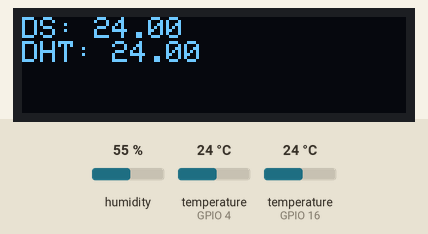
Recording of a sketch running on a simulated ESP32. Shown: 128×32 one-colour display. The inputs (shaded band) are chosen by the test bench; at power-on: humidity 55 %, temperature (sensors on GPIO 4, GPIO 16) 24 °C. WiFi joins after 1.5 s; servers stay silent unless stated; what the sketch prints to the serial monitor is not drawn.

Above: at 5.9 s.

The sketch:

thingspeak-http.ino
```cpp
// #define PRINT_DEBUG_MESSAGES // not necessary but useful for debugging TS library

#include "tscert.h"

#include <Wire.h>
#include <Adafruit_SSD1306.h>

#include <DHT.h>
#include <OneWire.h>
#include <DallasTemperature.h>
#include <WiFi.h>
#include <ThingSpeak.h> // unbedingt nach der WiFi-Bibliothek einbinden


#define DHT_PIN 4
#define ONE_WIRE_BUS 16
#define DHTTYPE DHT11

DHT dht(DHT_PIN, DHTTYPE);

OneWire oneWire(ONE_WIRE_BUS);
DallasTemperature sensors(&oneWire);

#define SCREEN_WIDTH 128 // OLED display width, in pixels
#define SCREEN_HEIGHT 32 // OLED display height, in pixels

// Declaration for an SSD1306 display connected to I2C (SDA, SCL pins)
Adafruit_SSD1306 oled(SCREEN_WIDTH, SCREEN_HEIGHT, &Wire, -1);

// WLAN-Zugangsdaten
const char* ssid = "CPSLABOR-Z";
const char* password = "Z123456789Z";

WiFiClient client;

// auf den jew. ThingSpeak-Kanal anpassen, hier MAT
unsigned long tsChannelNumber = 0;
const char* tsWriteAPIKey = "YOURKEYHERE";


void setup(void){

  Serial.begin(115200);
  dht.begin(); // init DHT sensor
  sensors.begin(); // init DS18B20 sensors on OneWire bus
  if(!oled.begin(SSD1306_SWITCHCAPVCC, 0x3C)) { // init OLED display
    Serial.println(F("SSD1306 allocation failed"));
    for(;;);
  }

  connectWiFi();

  // ThingSpeak API wird initialisiert
  ThingSpeak.begin(client);

}

void connectWiFi() {

  WiFi.mode(WIFI_STA);
  Serial.print("Connecting to " + String(ssid));
  while(WiFi.status() != WL_CONNECTED){
    Serial.print(".");
    WiFi.begin(ssid, password);
    delay(5000);
  }
  Serial.println("\nConnected.");
  Serial.print("IP: ");
  Serial.println(WiFi.localIP());
}


void loop(void){

  sensors.requestTemperatures(); // Send the command to get temperatures
  String tmpDS = String(sensors.getTempCByIndex(0));
  Serial.print("Sensor 1(*C): ");
  Serial.println(tmpDS);

  float tmp = dht.readTemperature();
  String tmpDHT = "0";
  if (!isnan(tmp)) {
    tmpDHT = tmp;
  }
  Serial.print("Sensor 2(*C): ");
  Serial.println(tmpDHT);

  oled.clearDisplay();
  oled.setTextSize(1);
  oled.setTextColor(WHITE);
  oled.setCursor(0, 0);
  oled.println("DS: " + tmpDS);
  oled.println("DHT: " + tmpDHT);
  oled.display();

  ThingSpeak.setField(1, tmpDS);
  ThingSpeak.setField(2, tmpDHT);
  int ret = ThingSpeak.writeFields(tsChannelNumber, tsWriteAPIKey);

  if(ret == 200){
    Serial.println("Channel update successful.");
  } else {
    Serial.println("Problem updating channel. HTTP error code " + String(ret));
  }

  delay(30000);
}
```

tscert.h
```cpp
#ifndef TSCERT_H
#define TSCERT_H

const char * PROGMEM thingspeak_ca_cert = \
"-----BEGIN CERTIFICATE-----\n" \
"MIIDjjCCAnagAwIBAgIQAzrx5qcRqaC7KGSxHQn65TANBgkqhkiG9w0BAQsFADBh\n" \
"MQswCQYDVQQGEwJVUzEVMBMGA1UEChMMRGlnaUNlcnQgSW5jMRkwFwYDVQQLExB3\n" \
"d3cuZGlnaWNlcnQuY29tMSAwHgYDVQQDExdEaWdpQ2VydCBHbG9iYWwgUm9vdCBH\n" \
"MjAeFw0xMzA4MDExMjAwMDBaFw0zODAxMTUxMjAwMDBaMGExCzAJBgNVBAYTAlVT\n" \
"MRUwEwYDVQQKEwxEaWdpQ2VydCBJbmMxGTAXBgNVBAsTEHd3dy5kaWdpY2VydC5j\n" \
"b20xIDAeBgNVBAMTF0RpZ2lDZXJ0IEdsb2JhbCBSb290IEcyMIIBIjANBgkqhkiG\n" \
"9w0BAQEFAAOCAQ8AMIIBCgKCAQEAuzfNNNx7a8myaJCtSnX/RrohCgiN9RlUyfuI\n" \
"2/Ou8jqJkTx65qsGGmvPrC3oXgkkRLpimn7Wo6h+4FR1IAWsULecYxpsMNzaHxmx\n" \
"1x7e/dfgy5SDN67sH0NO3Xss0r0upS/kqbitOtSZpLYl6ZtrAGCSYP9PIUkY92eQ\n" \
"q2EGnI/yuum06ZIya7XzV+hdG82MHauVBJVJ8zUtluNJbd134/tJS7SsVQepj5Wz\n" \
"tCO7TG1F8PapspUwtP1MVYwnSlcUfIKdzXOS0xZKBgyMUNGPHgm+F6HmIcr9g+UQ\n" \
"vIOlCsRnKPZzFBQ9RnbDhxSJITRNrw9FDKZJobq7nMWxM4MphQIDAQABo0IwQDAP\n" \
"BgNVHRMBAf8EBTADAQH/MA4GA1UdDwEB/wQEAwIBhjAdBgNVHQ4EFgQUTiJUIBiV\n" \
"5uNu5g/6+rkS7QYXjzkwDQYJKoZIhvcNAQELBQADggEBAGBnKJRvDkhj6zHd6mcY\n" \
"1Yl9PMWLSn/pvtsrF9+wX3N3KjITOYFnQoQj8kVnNeyIv/iPsGEMNKSuIEyExtv4\n" \
"NeF22d+mQrvHRAiGfzZ0JFrabA0UWTW98kndth/Jsw1HKj2ZL7tcu7XUIOGZX1NG\n" \
"Fdtom/DzMNU+MeKNhJ7jitralj41E6Vf8PlwUHBHQRFXGU7Aj64GxJUTFy8bJZ91\n" \
"8rGOmaFvE7FBcf6IKshPECBV1/MUReXgRPTqh5Uykw7+U0b6LJ3/iyK5S9kJRaTe\n" \
"pLiaWN0bfVKfjllDiIGknibVb63dDcY3fe0Dkhvld1927jyNxF1WW6LZZm6zNTfl\n" \
"MrY=\n" \
"-----END CERTIFICATE-----\n";


#endif
```
